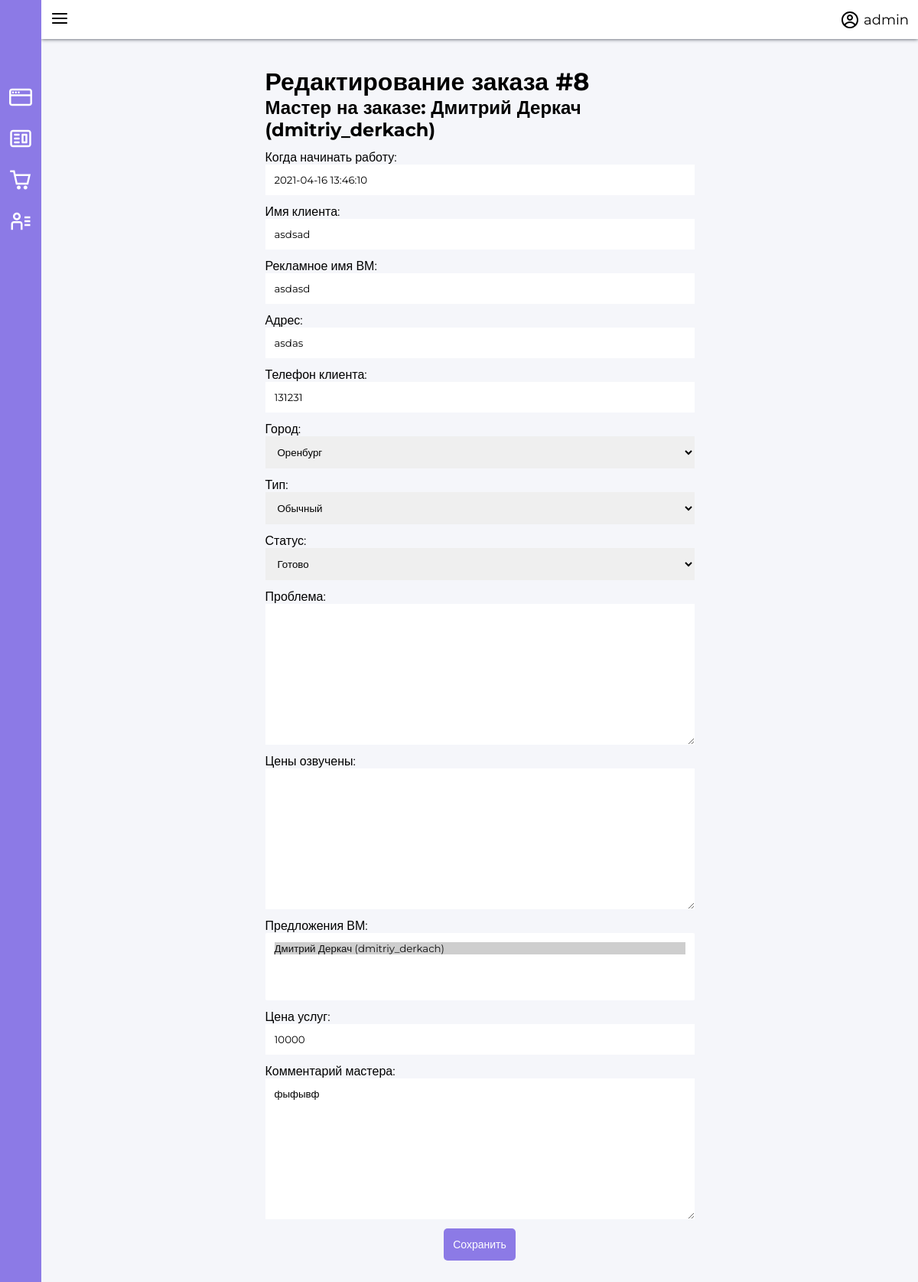
/orders/8 (signed in), run on the app's committed database.
### app/models.py (models this page shows, shortened)
class User(AbstractUser):
    pass

class Order(models.Model):
    class Meta:
        verbose_name = "Заказ"
        verbose_name_plural = "Заказы"
    TypeChoice = (
        ('G', 'Гарантия'),
        ('N', 'Обычный'),
    )
    StatusChoice = (
        ('R', 'Готово'),
        ('W', 'Ждет'),
        ('C', 'Отменен'),
        ('J', 'В работе'),
        ('M', 'Модернизация')
    )
    create_date = models.DateTimeField(verbose_name='Дата и время создания заказа.', auto_now_add=True)
    working_date = models.DateTimeField(verbose_name='Когда начинать работу', blank=True, default=timezone.now()+timezone.timedelta(hours=1))
    closing_date = models.DateTimeField(verbose_name='Дата и время закрытия заказа.', null=True, blank=True)
    client_name = models.CharField(max_length=256, verbose_name='Имя клиента', blank=True, default='')
    master_advert_name = models.CharField(max_length=128,verbose_name='Рекламное имя ВМ', blank=True, null=True)
    client_adress = models.CharField(max_length=256, verbose_name='Адрес', blank=True, default='')
    client_phone = models.CharField(max_length=128, verbose_name='Телефон клиента', blank=True, default='')
    client_city = models.ForeignKey(
        to=City,
        related_name='client_city',
        related_query_name='client_cities',
        verbose_name='Город',
        blank=True,
        null=True,
        on_delete=models.SET_NULL
    )
    order_type = models.CharField(max_length=1, verbose_name='Тип', choices=TypeChoice, default='N')
    order_status = models.CharField(max_length=1, verbose_name='Статус', choices=StatusChoice, default='W')
    comment = models.TextField(verbose_name='Проблема', blank=True, default='')
    announced_amounts = models.TextField(verbose_name='Цены озвучены', blank=True, default='')
    master = models.ForeignKey(
        TelegramProfile,
        on_delete=models.SET_NULL,
        related_name='orders',
        related_query_name='order',
        limit_choices_to={'is_master': True},
        verbose_name='ВМ',
        blank=True,
        null=True
    )
    master_requests = models.ManyToManyField(
        TelegramProfile,
        related_name='orders_request',
        related_query_name='order_request',
        limit_choices_to={'is_master': True},
        blank=True,
        verbose_name='Предложения ВМ',
    )
    amount = models.PositiveIntegerField(verbose_name='Цена услуг', default=0)
    master_comment = models.TextField(verbose_name='Комментарий мастера', blank=True, default='')

class TelegramProfile(models.Model):
    class Meta:
        verbose_name = "Телеграм профиль"
        verbose_name_plural = "Телеграм профиля"
    telegram_first_name = models.CharField(
        max_length=128, verbose_name='Имя')
    telegram_last_name = models.CharField(
        max_length=128, verbose_name='Фамилия', blank=True, null=True)
    telegram_username = models.CharField(
        max_length=128, verbose_name='Telegram имя пользователя', blank=True, null=True)
    telegram_chat_id = models.CharField(max_length=128, verbose_name='Telegram id чата', unique=True)
    is_master = models.BooleanField(verbose_name='Является мастером?', blank=True, default=False)
    is_operator = models.BooleanField(verbose_name='Является оператором?', blank=True, default=False)
    def __str__(self):
        string = self.telegram_first_name + ' ' + self.telegram_last_name
        if self.telegram_username:
            string += ' (' + self.telegram_username + ')'
        return string

### app/views.py (the view, shortened to what this page needs)
# urls.py: path('orders/<int:pk>', views.OrderUpdateView.as_view(), name='orders/detail'),
class OrderUpdateView(LoginRequiredMixin, UpdateView):
    login_url = reverse_lazy('login')
    redirect_field_name = 'login'
    template_name = 'order_detail.html'
    model = models.Order
    form_class = forms.OrderUpdateForm

### app/forms.py
class OrderUpdateForm(forms.ModelForm):
    class Meta:
        model = models.Order
        fields = '__all__'
        exclude = ['closing_date', 'master']
    def __init__(self, *args, **kwargs):
        super().__init__(*args, **kwargs)
        self.fields['working_date'].widget.attrs['type'] = 'datetime-local'

### app/models.py (called while the page is built)
    def __str__(self):
        return self.title

### templates/order_detail.html (shortened to what this page needs)
{% extends 'base.html' %}
{% block content %}
<div class="container pb-5">
    <div class="form_wrapper">
        <h1>Редактирование заказа #{{ order.id }}</h1>
        {% if order.master %}
        <h2>Мастер на заказе: {{ order.master }}</h2>
        {% endif %}
        <form method="POST">
            {{form}}
            <input type="submit" value="Сохранить">
        </form>
    </div>
</div>
{% endblock %}

### templates/base.html (shortened to what this page needs)
{% load static %}
<!DOCTYPE html>
<html lang="en">
<head>
    <link rel="stylesheet" href="{% static 'css/main.css' %}">
    <link rel="stylesheet" href="{% static 'css/header.css' %}">
    <link rel="stylesheet" href="{% static 'css/sidebar.css' %}">
    <link rel="stylesheet" href="{% static 'css/grid.css' %}">
    <link rel="stylesheet" href="{% static 'css/tags/warning.css' %}">
    <link rel="stylesheet" href="{% static 'css/forms.css' %}">
    <link rel="stylesheet" href="{% static 'css/masters.css' %}">
    <link rel="stylesheet" href="{% static 'css/paginator.css' %}">
</head>
<body>
    {% include 'components/sidebar.html' %}
    <div class="wrapper">
        <nav class="header p-3">
            <button class="burger_toggle">
            </button>
            <a class="profile f-row" href="{% url 'profile' request.user.id %}">
                <span>{{ request.user.username }}</span>
            </a>
        </nav>
        {% block content %}
        {% endblock %}
        {% load my_tags %}
    </div>
</body>
</html>

### app/static/css/main.css (style rules this page uses)
* { font-family: 'Montserrat', sans-serif; padding: 0; margin: 0; --main-pink-color: #8C7AE6; --main-bg-color: #f5f6fa; }
html, body { width: 100%; height: 100%; overflow-y: hidden; display: flex; }
button, a { background: none; border: none; padding: 0px; margin: 0px; cursor: pointer; outline: none; border-radius: 5px; transition: 0.2s; text-decoration: none; color: black; }
.wrapper { height: 100%; width: 100%; display: flex; flex-direction: column; background: var(--main-bg-color); }
.container { width: 100%; height: 100%; box-sizing: border-box; overflow-y: auto; padding: 12px; }
.f-row { display: flex; flex-direction: row; justify-content: center; align-items: center; }

### app/static/css/header.css (style rules this page uses)
.header { display: flex; flex-direction: row; align-items: center; justify-content: space-between; background: white; box-shadow: 0px 0px 5px #353b48; z-index: 9998; }
.profile { font-size: 18px; padding: 12px; }
.profile span { margin-left: 6px; }

### app/static/css/sidebar.css (style rules this page uses)
.burger_toggle { color: black; width: fit-content !important; padding: 12px; transition: 0.3s; }

### app/static/css/forms.css (style rules this page uses)
div.form_wrapper { width: 50% !important; margin-left: auto; margin-right: auto; padding: 24px; }
form { display: flex; flex-direction: column; }
form input, form select, form textarea { border: none !important; outline: none !important; padding: 12px; }
form label { margin-top: 12px; }
form input[type='submit'] { background: var(--main-pink-color); color: white; font-weight: 500; font-size: 14px; width: fit-content; margin: auto; margin-top: 12px; border-radius: 5px; cursor: pointer; }

### data on the page
User: user.username "admin"
Order: id "8", master "Дмитрий Деркач (dmitriy_derkach)", working_date "2021-04-16 13:46:10", client_name "asdsad", master_advert_name "asdasd", client_adress "asdas", client_phone "131231", client_city "Оренбург", order_type "Обычный", order_status "Готово", amount "10000", master_comment "фыфывф"
